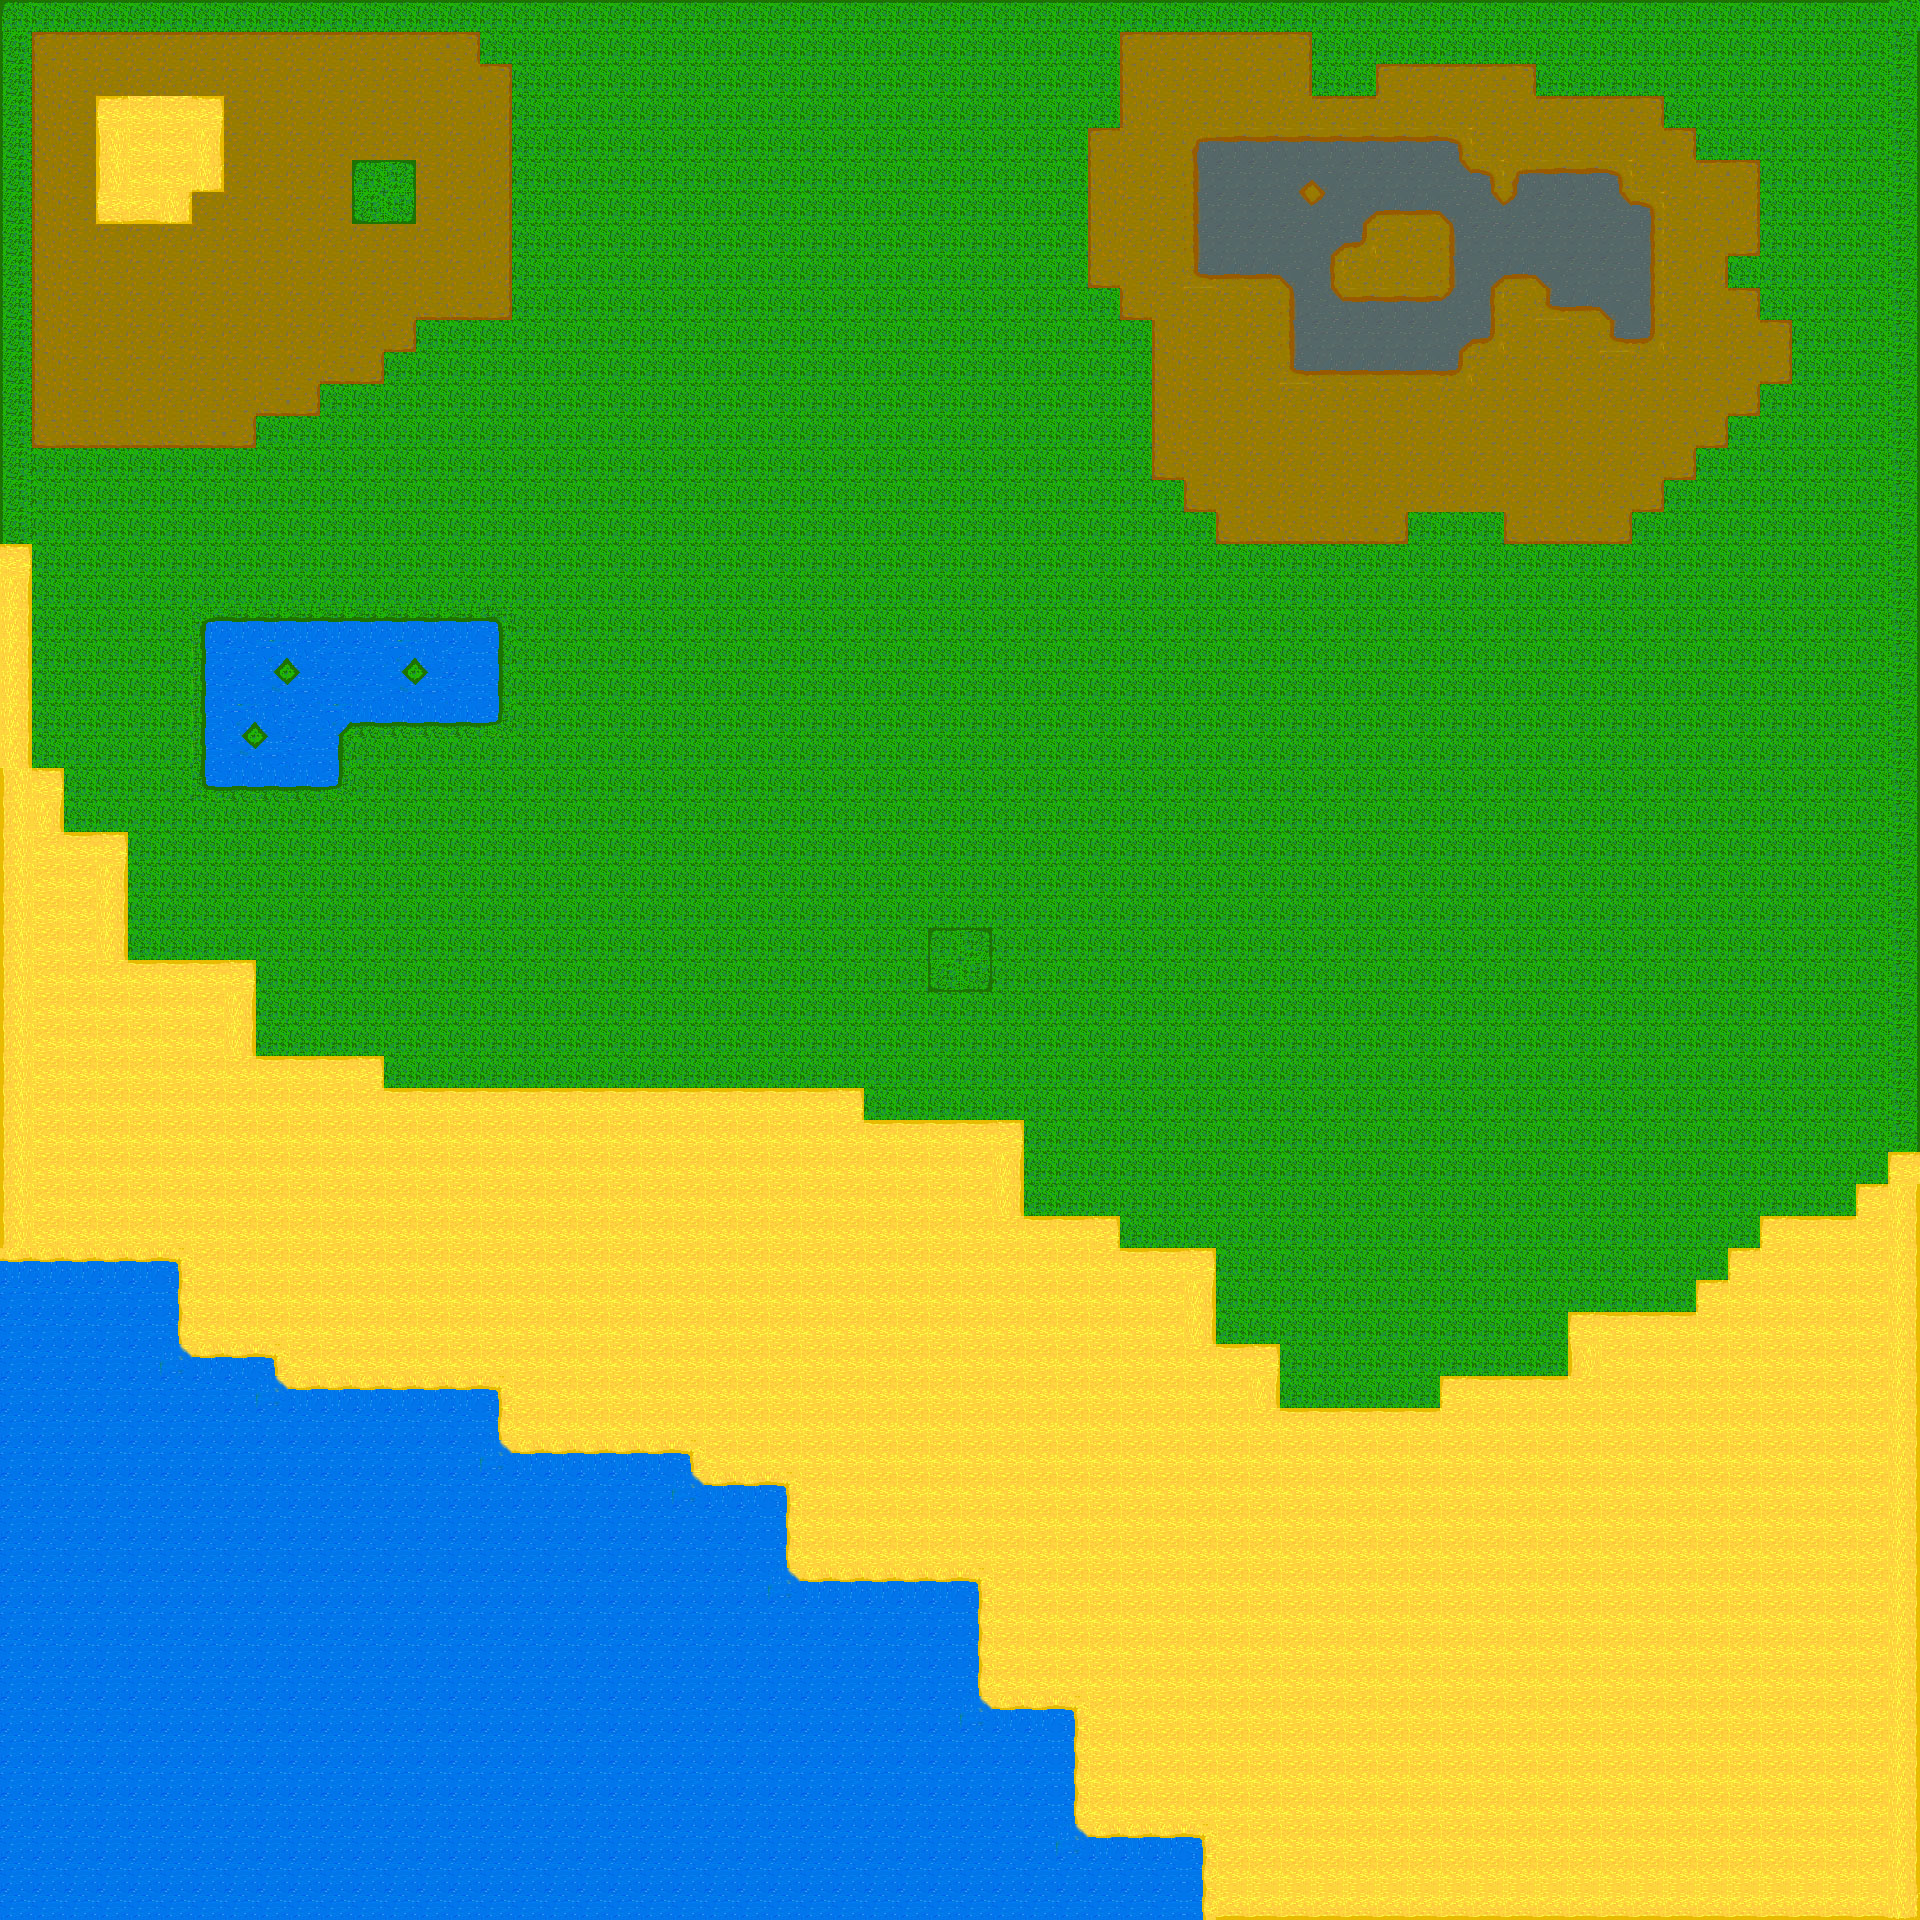

This is a level from a 2D game, rendered from its Tiled map with the project's own tilesets. A one-line summary and the map file follow, with tile-layer data summarised:
An orthogonal 60x60 tile map with 32x32 px tiles, 2 tile layers (Grass, Main layer).

<map version="1.2" tiledversion="1.3.2" orientation="orthogonal" renderorder="right-down" compressionlevel="0" width="60" height="60" tilewidth="32" tileheight="32" infinite="0" nextlayerid="25" nextobjectid="1">
 <tileset firstgid="1" source="final_tileset.tsx" />
 <layer id="23" name="Grass" width="60" height="60">
  <data>[3600 cells, 3600 non-empty, 8 distinct tile ids]</data>
 </layer>
 <layer id="24" name="Main layer" width="60" height="60">
  <data>[3600 cells, 2001 non-empty, 55 distinct tile ids]</data>
 </layer>
</map>